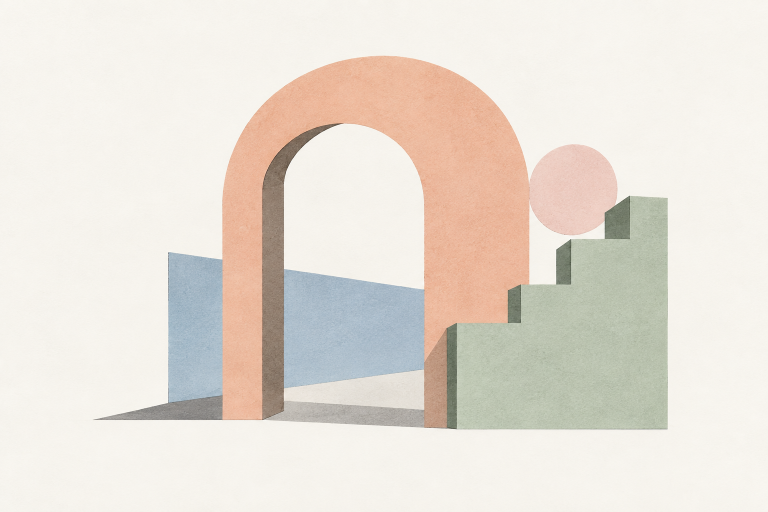
#> input picture start/assets/shinai-editorial-art.png, 1536 x 1024 px (shown at 1/2 size)
$ python make_lp2_images.py
#> lines starting #> are read from the running program, lines starting #| are printed output that depends on the picture
# -*- coding: utf-8 -*-
"""会社紹介LP(/start/)の画像を作る（開発ツール。公開しない）。

  python _build/make_lp2_images.py

元のPNGは3枚で5.3MBあった。表示は幅800px前後なのに原寸1536pxで、
必要な画素の4倍近くを送っていた。

抽象イラストは非可逆WebPが得意な絵柄。ロゴだけは文字を含むため可逆にする
（文字は非可逆圧縮の輪郭にノイズが乗る・型として /ai-business/ と同じ判断）。

ロゴは図形(SVG)にした。_build/make_logo_svg.py を参照。
"""
import os
from PIL import Image

ROOT = os.path.abspath(os.path.join(os.path.dirname(__file__), ".."))
LP = os.path.join(ROOT, "start", "assets")

# (元のPNG, 書き出す幅, 可逆で書くか)
TARGETS = [
    ("shinai-editorial-art.png", 1200, False),
    ("shinai-work-flow.png", 1200, False),
    ("shinai-together.png", 1200, False),
]
QUALITY = 88

def main():
    before = after = 0
    for name, width, lossless in TARGETS:
        src = os.path.join(LP, name)
        im = Image.open(src)
#> im is the input picture: PIL image 1536x1024 RGB; mean R, G, B 231.4, 224.1, 215
        if im.size[0] > width:
            im = im.resize((width, round(im.size[1] * width / im.size[0])), Image.LANCZOS)
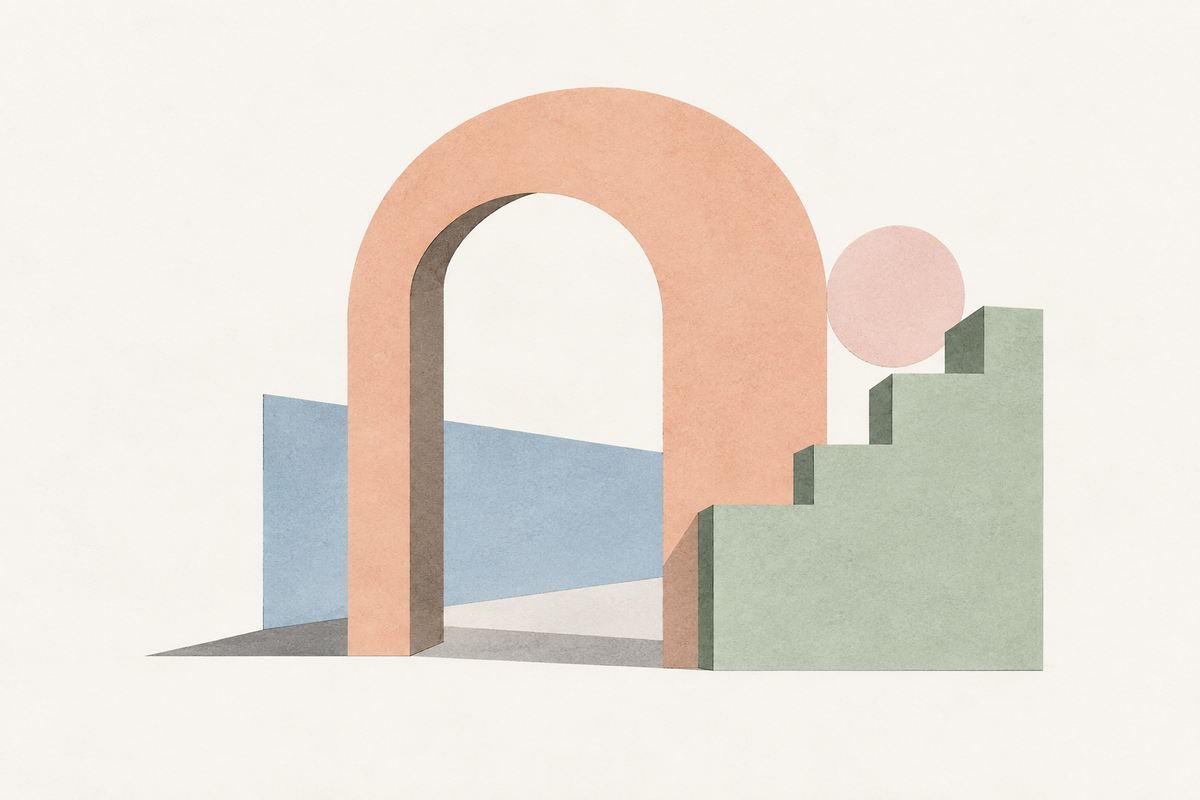
#> im: PIL image 1200x800 RGB; mean R, G, B 231.4, 224.1, 215
        out = os.path.join(LP, os.path.splitext(name)[0] + ".webp")
        if lossless:
            im.save(out, "WEBP", lossless=True, method=6)
        else:
            im.save(out, "WEBP", quality=QUALITY, method=6)
        b, a = os.path.getsize(src), os.path.getsize(out)
        before += b; after += a
        print("  %-30s %sx%s  %6.0f KB -> %5.0f KB  (-%.0f%%)"
              % (os.path.basename(out), *im.size, b / 1024, a / 1024, (1 - a / b) * 100))
#|   shinai-editorial-art.webp      1200x800    2021 KB ->    42 KB  (-98%)
#> pass 2 of the loop in main, `for name, width, lossless in TARGETS:`:
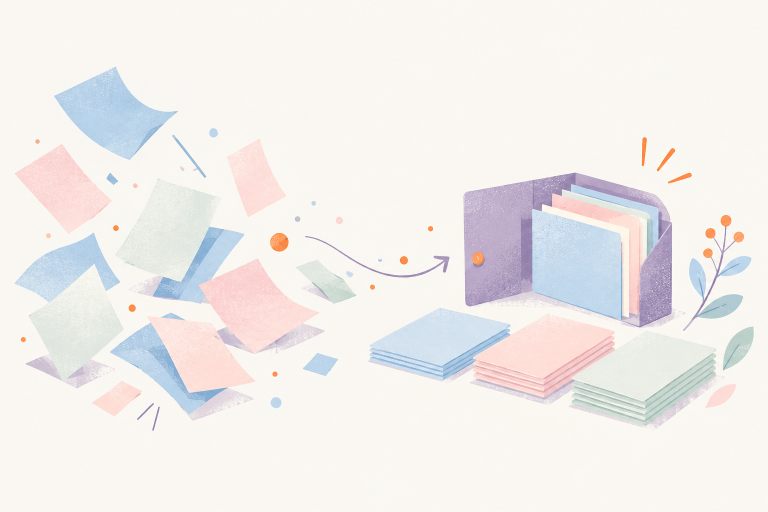
#> input picture lp/assets/shinai-work-flow.png, 1536 x 1024 px, found by its file name (shown at 1/2 size)
#> in main, im is the input picture: PIL image 1536x1024 RGB; mean R, G, B 240.6, 237.7, 235.7
#> in main, `im = im.resize((width, round(im.size[1] * width / im.size[0])), Image...`:
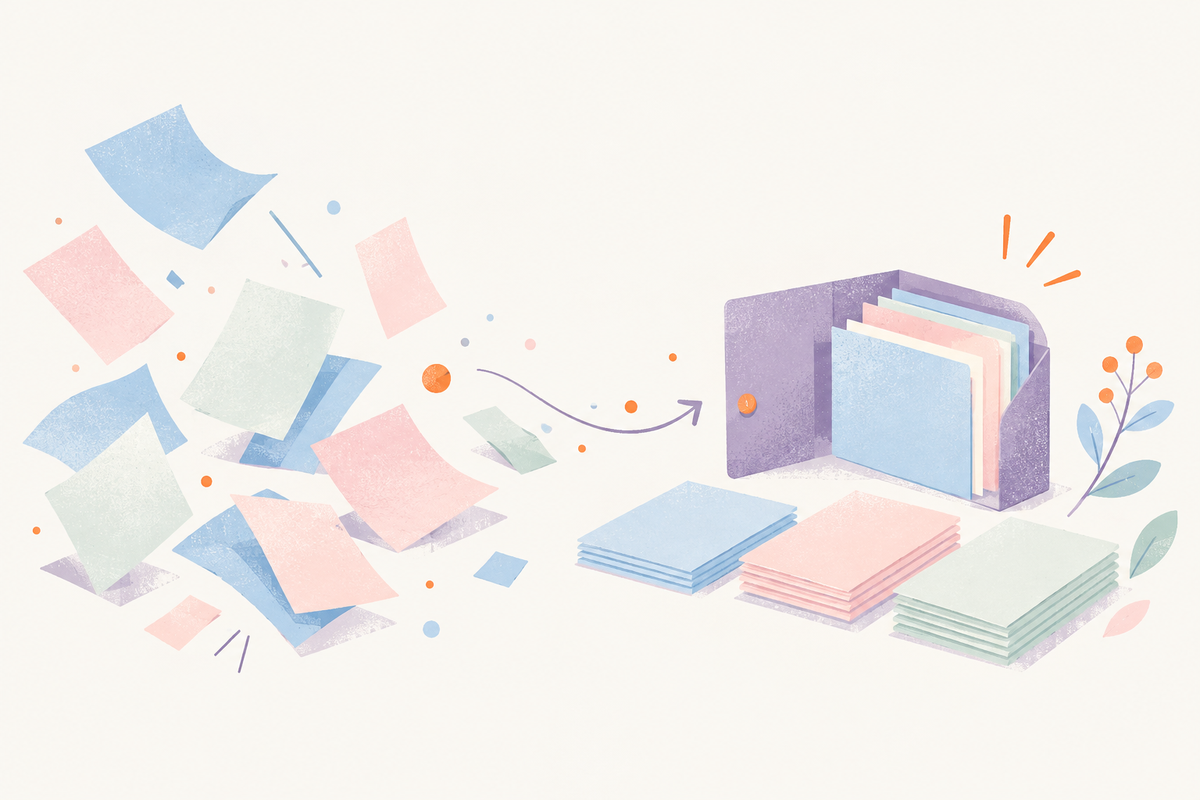
#> im: PIL image 1200x800 RGB; mean R, G, B 240.6, 237.7, 235.7
#|   shinai-work-flow.webp          1200x800    1553 KB ->    47 KB  (-97%)
#> pass 3 of the loop in main, `for name, width, lossless in TARGETS:`:
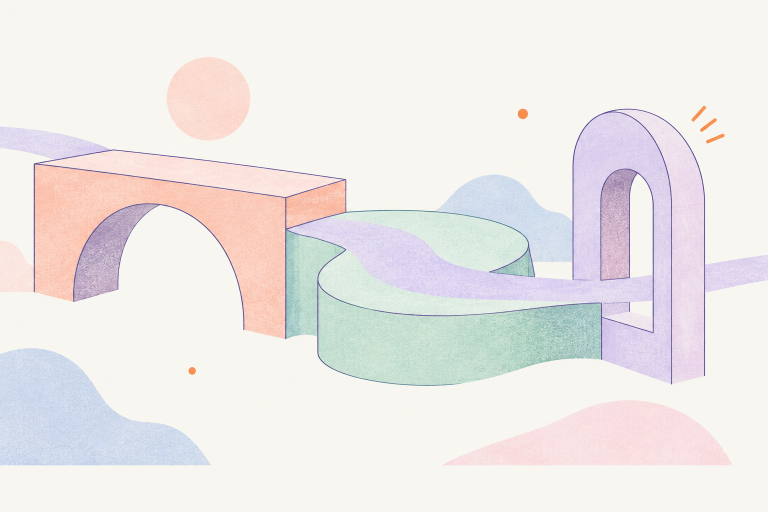
#> input picture lp/assets/shinai-together.png, 1536 x 1024 px, found by its file name (shown at 1/2 size)
#> in main, im is the input picture: PIL image 1536x1024 RGB; mean R, G, B 237.4, 233.2, 231.7
#> in main, `im = im.resize((width, round(im.size[1] * width / im.size[0])), Image...`:
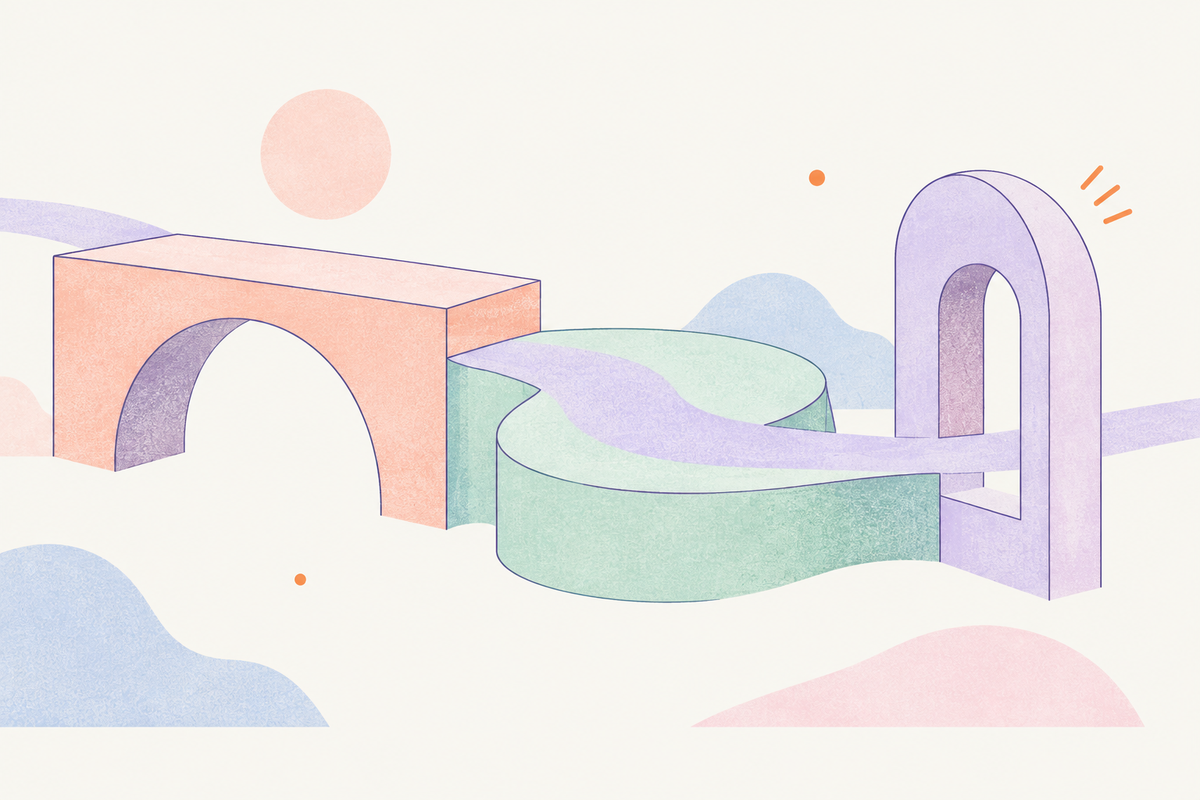
#> im: PIL image 1200x800 RGB; mean R, G, B 237.4, 233.2, 231.7
#|   shinai-together.webp           1200x800    1721 KB ->    60 KB  (-97%)
    print("  %-30s %26.0f KB -> %5.0f KB  (-%.0f%%)"
          % ("合計", before / 1024, after / 1024, (1 - after / before) * 100))


if __name__ == "__main__":
    main()
